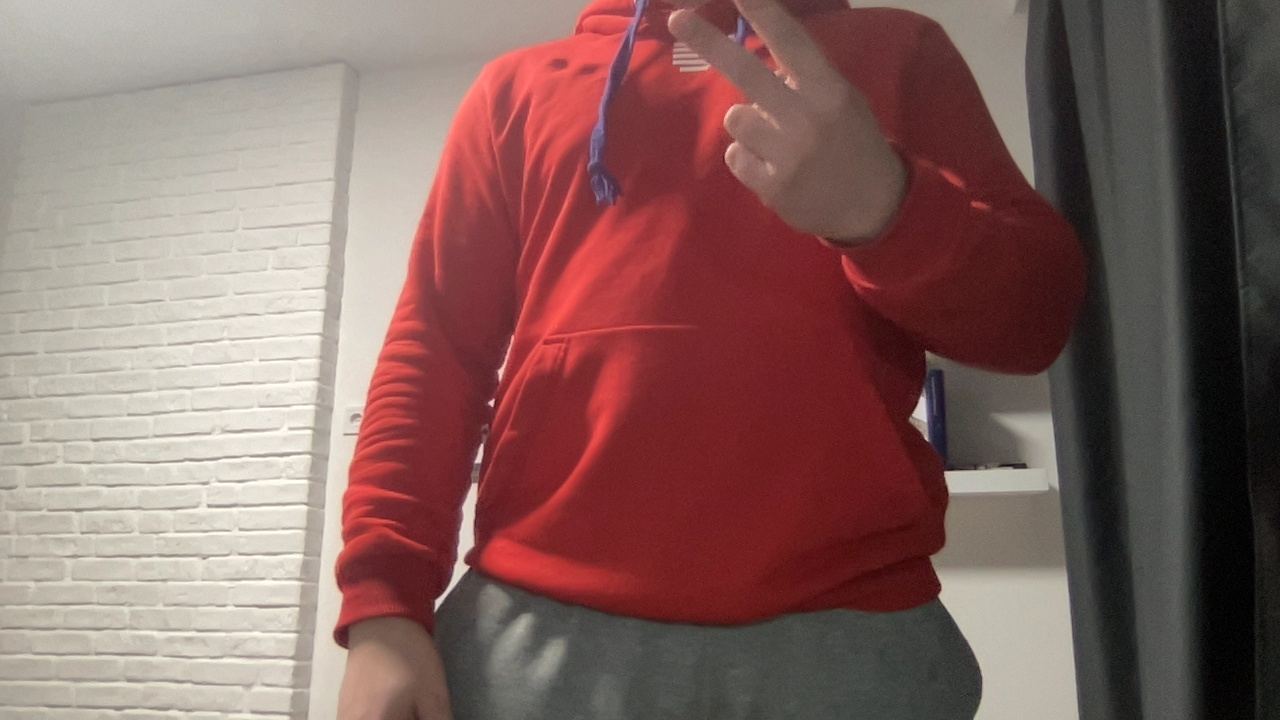
#> input picture data/hand_localization_data/train/two/images/0dd2b1e8-7261-432d-ba3e-fe3ca7224064.jpeg, 1280 x 720 px, found by its file name
$ jupyter execute --allow-errors classification_model.ipynb
#> lines starting #> are read from the running program, lines starting #| are printed output that depends on the picture
[cell 1]
import os

sets = ["train", "test"]
class_names = os.listdir("data/train")

for set_ in sets:
    for i in class_names:
        os.system(f"mkdir data/{set_}/{i}/images data/{set_}/{i}/labels")

[cell 2]
import json
import matplotlib.pyplot as plt
import cv2

[cell 3]
img_path = "data/train/two/images/0dd2b1e8-7261-432d-ba3e-fe3ca7224064.jpeg"
img = plt.imread(img_path)
#> img is the input picture: shape (720, 1280, 3); mean R, G, B 132.8, 100.8, 97

[cell 4]
plt.imshow(img);

#> (a cell that did not finish here is left out)

#> (a cell that did not finish here is left out)

[cell 7]
plt.imshow(img[3:233, 650: 897, :]);
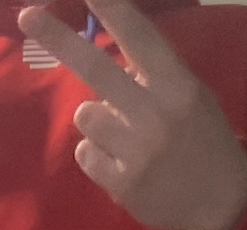
#> shown: shape (230, 247, 3); mean R, G, B 126.1, 74.7, 72.3
